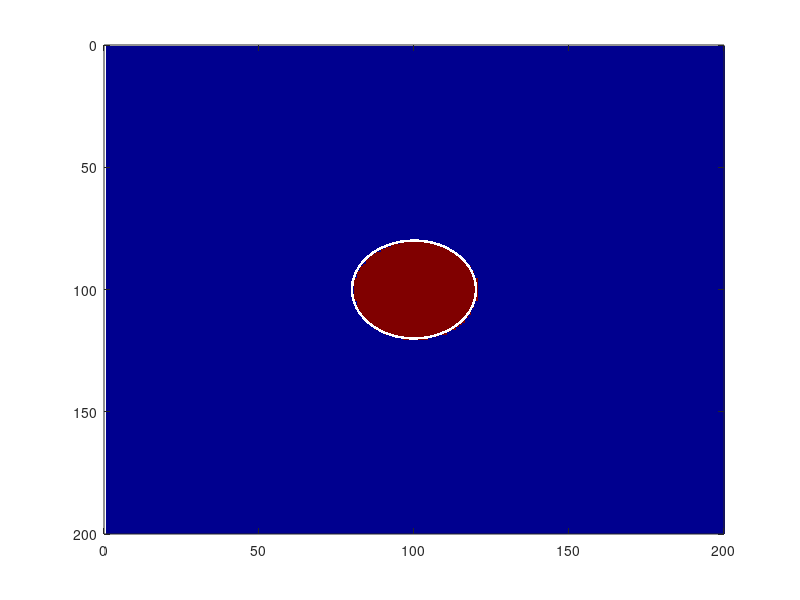

Write MATLAB code to recreate this figure. (Note: this script raises an error after producing the figure.)
%% 29 June 2018 <<Working code : Propagating region>>


clear;clc;close all;
beta_angle=0;points=100;
dl=2;dt=1;minvel=min(dl,dt);maxvel=max(dl,dt);
xstart=100;ystart=100;
col=200;row=200;
x=xstart+sin(0:1/points:2*pi)*20;
y=ystart+cos(0:1/points:2*pi)*20;
% x=x';y=y';
x=[x';x(1)];y=[y';y(1)];
BW=poly2mask(x,y,row,col);
figure,imagesc(BW);colormap(jet);set(gca,'Ydir','reverse');
hold on;plot(x,y,'w.');xlim([0 col]);ylim([0 row]);
[heapy,heapx]=find(BW);
pause;
for i=1:100
vertices=[x y];
cd V:\ABI\matlab_central\curvature_ANd_Normals;
N=LineNormals2D([x y]);
d=1;
xx=[vertices(1:d:end,1)-20*N(1:d:end,1) vertices(1:d:end,1)-19*N(1:d:end,1) vertices(1:d:end,1)-18*N(1:d:end,1) vertices(1:d:end,1)-17*N(1:d:end,1) vertices(1:d:end,1)-16*N(1:d:end,1) vertices(1:d:end,1)-15*N(1:d:end,1) vertices(1:d:end,1)-14*N(1:d:end,1) vertices(1:d:end,1)-13*N(1:d:end,1) vertices(1:d:end,1)-12*N(1:d:end,1) vertices(1:d:end,1)-11*N(1:d:end,1) vertices(1:d:end,1)-10*N(1:d:end,1) vertices(1:d:end,1)-9*N(1:d:end,1) vertices(1:d:end,1)-8*N(1:d:end,1) vertices(1:d:end,1)-7*N(1:d:end,1) vertices(1:d:end,1)-6*N(1:d:end,1) vertices(1:d:end,1)-5*N(1:d:end,1) vertices(1:d:end,1)-4*N(1:d:end,1) vertices(1:d:end,1)-3*N(1:d:end,1) vertices(1:d:end,1)-2*N(1:d:end,1) vertices(1:d:end,1)-1*N(1:d:end,1) vertices(1:d:end,1) vertices(1:d:end,1)+1*N(1:d:end,1) vertices(1:d:end,1)+2*N(1:d:end,1) vertices(1:d:end,1)+3*N(1:d:end,1) vertices(1:d:end,1)+4*N(1:d:end,1) vertices(1:d:end,1)+5*N(1:d:end,1) vertices(1:d:end,1)+6*N(1:d:end,1) vertices(1:d:end,1)+7*N(1:d:end,1) vertices(1:d:end,1)+8*N(1:d:end,1) vertices(1:d:end,1)+9*N(1:d:end,1) vertices(1:d:end,1)+10*N(1:d:end,1) vertices(1:d:end,1)+11*N(1:d:end,1) vertices(1:d:end,1)+12*N(1:d:end,1) vertices(1:d:end,1)+13*N(1:d:end,1) vertices(1:d:end,1)+14*N(1:d:end,1) vertices(1:d:end,1)+15*N(1:d:end,1) vertices(1:d:end,1)+16*N(1:d:end,1) vertices(1:d:end,1)+17*N(1:d:end,1) vertices(1:d:end,1)+18*N(1:d:end,1) vertices(1:d:end,1)+19*N(1:d:end,1) vertices(1:d:end,1)+20*N(1:d:end,1)]';
yy=[vertices(1:d:end,2)-20*N(1:d:end,2) vertices(1:d:end,2)-19*N(1:d:end,2) vertices(1:d:end,2)-18*N(1:d:end,2) vertices(1:d:end,2)-17*N(1:d:end,2) vertices(1:d:end,2)-16*N(1:d:end,2) vertices(1:d:end,2)-15*N(1:d:end,2) vertices(1:d:end,2)-14*N(1:d:end,2) vertices(1:d:end,2)-13*N(1:d:end,2) vertices(1:d:end,2)-12*N(1:d:end,2) vertices(1:d:end,2)-11*N(1:d:end,2) vertices(1:d:end,2)-10*N(1:d:end,2) vertices(1:d:end,2)-9*N(1:d:end,2) vertices(1:d:end,2)-8*N(1:d:end,2) vertices(1:d:end,2)-7*N(1:d:end,2) vertices(1:d:end,2)-6*N(1:d:end,2) vertices(1:d:end,2)-5*N(1:d:end,2) vertices(1:d:end,2)-4*N(1:d:end,2) vertices(1:d:end,2)-3*N(1:d:end,2) vertices(1:d:end,2)-2*N(1:d:end,2) vertices(1:d:end,2)-1*N(1:d:end,2) vertices(1:d:end,2) vertices(1:d:end,2)+1*N(1:d:end,2) vertices(1:d:end,2)+2*N(1:d:end,2) vertices(1:d:end,2)+3*N(1:d:end,2) vertices(1:d:end,2)+4*N(1:d:end,2) vertices(1:d:end,2)+5*N(1:d:end,2) vertices(1:d:end,2)+6*N(1:d:end,2) vertices(1:d:end,2)+7*N(1:d:end,2) vertices(1:d:end,2)+8*N(1:d:end,2) vertices(1:d:end,2)+9*N(1:d:end,2) vertices(1:d:end,2)+10*N(1:d:end,2) vertices(1:d:end,2)+11*N(1:d:end,2) vertices(1:d:end,2)+12*N(1:d:end,2) vertices(1:d:end,2)+13*N(1:d:end,2) vertices(1:d:end,2)+14*N(1:d:end,2) vertices(1:d:end,2)+15*N(1:d:end,2) vertices(1:d:end,2)+16*N(1:d:end,2) vertices(1:d:end,2)+17*N(1:d:end,2) vertices(1:d:end,2)+18*N(1:d:end,2) vertices(1:d:end,2)+19*N(1:d:end,2) vertices(1:d:end,2)+20*N(1:d:end,2)]';
x1=x;x2=x-1.*N(:,1);
y1=y;y2=y+1.*N(:,2);
alpha=atan2d((y2-y1),(x2-x1));
% hold on; plot(xx,yy,'g.','LineWidth',1);
hold on;plot(x,y,'w.');xlim([0 col]);ylim([0 row]);pause
beta=beta_angle.*ones(length(alpha),1);
delta=beta-alpha;
xL=dl.*(cosd(delta).*cosd(beta));
xT=dt.*(sind(delta).*sind(beta));
% yL=dl.*(cosd(delta).*sind(beta));
% yT=dt.*(sind(delta).*cosd(beta));
hor=xL+xT;
% ver=yT-yL;
ver=-minvel.*sind(beta-delta)-(maxvel-minvel).*(cosd(delta).*sind(beta));%-(dl).*sind(alpha);
% sin(A-B)=sinA cosB - cosA sinB;
xnew=x+hor;ynew=y+ver; 

% plot(xnew,ynew,'m.');

% ynew(in|on)=y(in|on)-ver(in|on);

% BWnew=poly2mask(xnew,ynew,row,col);
% imagesc(BWnew);colormap(jet);
% xnew_corrected=xnew((~in));%|(~on));
% ynew_corrected=ynew((~in));%|(~on));

[in,on]=inpolygon(xnew,ynew,x,y);
xnew_corrected=xnew((~in));%&(~on));
ynew_corrected=ynew((~in));%&(~on));

x=[xnew_corrected;xnew_corrected(1)];y=[ynew_corrected;ynew_corrected(1)];
BWnew=poly2mask(x,y,row,col);

[newheapy,newheapx]=find(BWnew);
piledheap=[newheapy newheapx;heapy heapx];
piledheap_uniq=unique(piledheap,'rows','stable'); % Taking unique coords
% disp('Reached 4');
for m=1:length(piledheap_uniq)
    BWnew(piledheap_uniq(m,1),piledheap_uniq(m,2))=1;
end
% disp('Reached 5');
heapy=piledheap_uniq(:,1);
heapx=piledheap_uniq(:,2);
% BWnew2=poly2mask(piledheap_uniq(:,2),piledheap_uniq(:,1),row,col);
% (piledheap_uniq(1:end-2,1),piledheap_uniq(1:end-2,2))=1;
imagesc(BWnew);colormap(jet);

plot(x,y,'g.');
disp(i);
pause;
clear xnew;clear ynew;

end


%% Propagation region +  With All the validation checks(tissue/non-tissue ? Outside/Inside of booundary etc)
clear;clc;close all;

points=1000;dl=2;dt=1;minvel=min(dl,dt);maxvel=max(dl,dt);

cd V:\ABI\JZ\Fiber_DTI\Propagation_Tool\;
% p=imread('Synthet1_ST_2D_scale5.tif');xstart=294;ystart=157;%2,1
p=imread('Synthet2_ST_2D_scale3.tif');xstart=200;ystart=202;%3,1;200,202
%  p=imread('Synthet3_ST_2D_scale10.tif');xstart=546;ystart=344;
[row,col,~]=size(p);

% Orientation map of the image is stored in hue plane of the ST output(p)
% Beta_angle(the curvature information) at each point of propagating
% wavefront is derived later from this Orientation map. The line below convert the
% angles from [0,1] to [-90,90].
hsb=rgb2hsv(p);h=hsb(:,:,1);ori=180.*(h)-90;
figure,imagesc(ori);colormap(jet);hold on;

propgeo=ones(row,col);
p1=squeeze(p(:,:,1));p2=squeeze(p(:,:,2));p3=squeeze(p(:,:,3));
propgeo(p1==0 & p2==0 & p3==0 & ori==-90)=0;
propgeo(1:2,:)=0;propgeo(row-1:row,:)=0;
propgeo(:,1:2)=0;propgeo(:,col-1:col)=0;
x=xstart+sin(0:1/points:2*pi)*3;
y=ystart+cos(0:1/points:2*pi)*3;
x=[x';x(1)];y=[y';y(1)];
hold on;plot(x,y,'w.');xlim([0 col]);ylim([0 row]);

BW=poly2mask(x,y,row,col);% figure,imagesc(BW);colormap(jet);set(gca,'Ydir','reverse');
[heapy,heapx]=find(BW);
%%
figure;
for i=1:500
cd V:\ABI\matlab_central\curvature_ANd_Normals;
N=LineNormals2D([x y]);
x1=x;x2=x-1.*N(:,1);
y1=y;y2=y+1.*N(:,2);
disp('reached 1');
% hold on;
% plot(x,y,'w.');xlim([0 col]);ylim([0 row]);
alpha=atan2d((y2-y1),(x2-x1));
disp('reached 2');
beta=diag(ori(round(y),round(x)));%-48.33.*ones(length(alpha),1);
%May need a NEGATIVE sign for beta.
delta=beta-alpha;
xL=dl.*(cosd(delta).*cosd(beta));
xT=dt.*(sind(delta).*sind(beta));
hor=xL+xT;
ver=-minvel.*sind(beta-delta)-(maxvel-minvel).*(cosd(delta).*sind(beta));
xnew=x+hor;ynew=y+ver;
% plot(xnew,ynew,'g.');

disp('reached 3');
Eliminator(:,1)=round(xnew);
Eliminator(:,2)=round(ynew);
Eliminator(:,3)=diag(propgeo(Eliminator(:,2),Eliminator(:,1)));
xf=xnew(all(Eliminator,2),:);
yf=ynew(all(Eliminator,2),:);

disp('reached 4');
[in,on]=inpolygon(xf,yf,x,y);
xnew_corrected=xf((~in));%|(~on));
ynew_corrected=yf((~in));%|(~on));

disp('reached 5');
x=[xnew_corrected;xnew_corrected(1)];y=[ynew_corrected;ynew_corrected(1)];
BWnew=poly2mask(x,y,row,col);
[newheapy,newheapx]=find(BWnew);
piledheap=[newheapy newheapx;heapy heapx];
piledheap_uniq=unique(piledheap,'rows','stable'); % Taking unique coords
for m=1:length(piledheap_uniq)
    BWnew(piledheap_uniq(m,1),piledheap_uniq(m,2))=1;
end
disp('reached 6');
BWnew(p1==0 & p2==0 & p3==0 & ori==-90)=0;
heapy=piledheap_uniq(:,1);
heapx=piledheap_uniq(:,2);
disp(i);
imagesc(BWnew);
pause;
clear xnew;clear ynew;clear xf;clear yf;clear Eliminator;

end